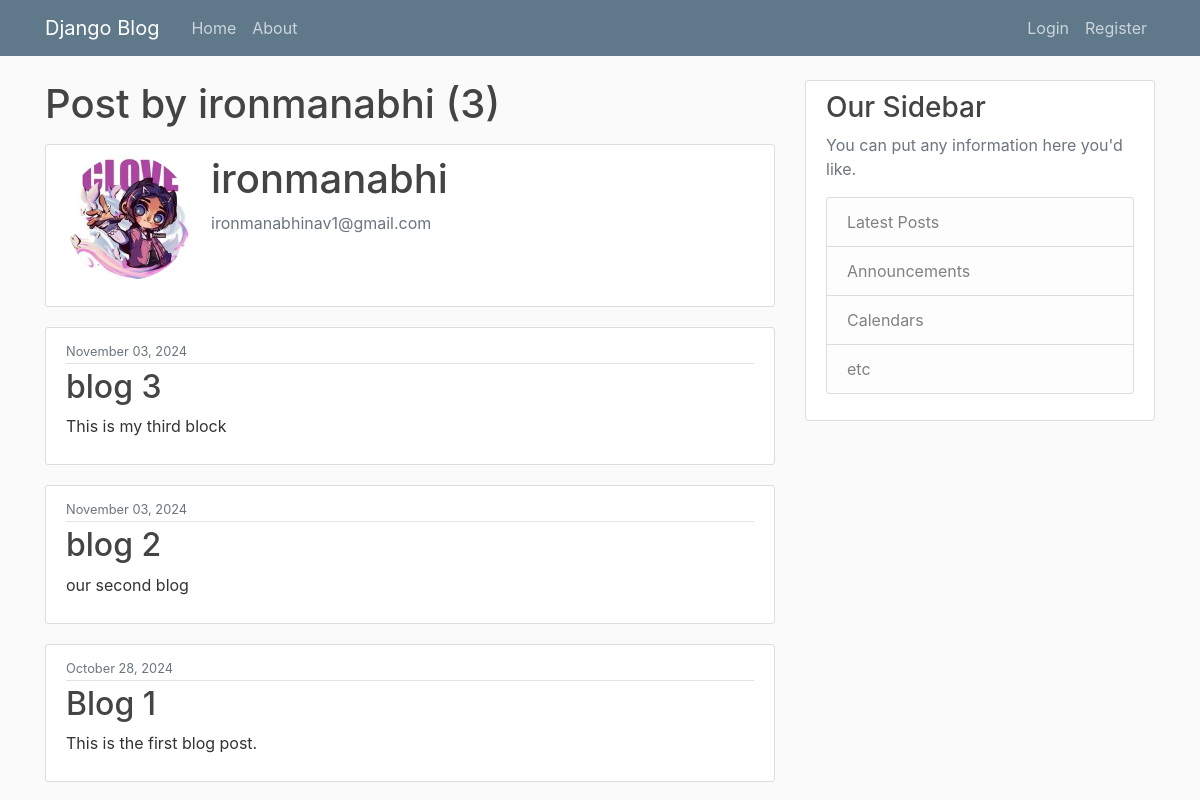
/user/ironmanabhi, run on an earlier commit of the app's database.
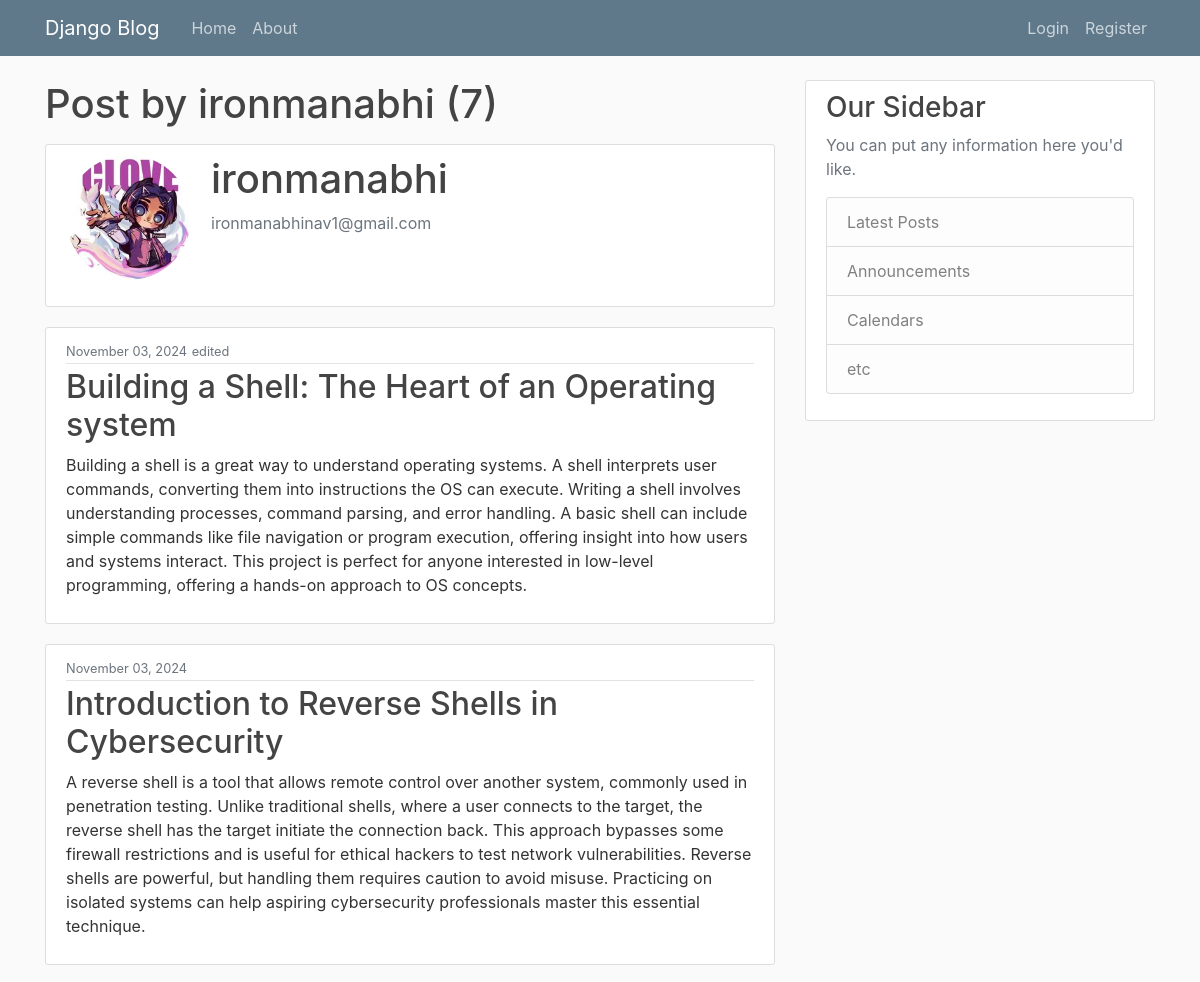
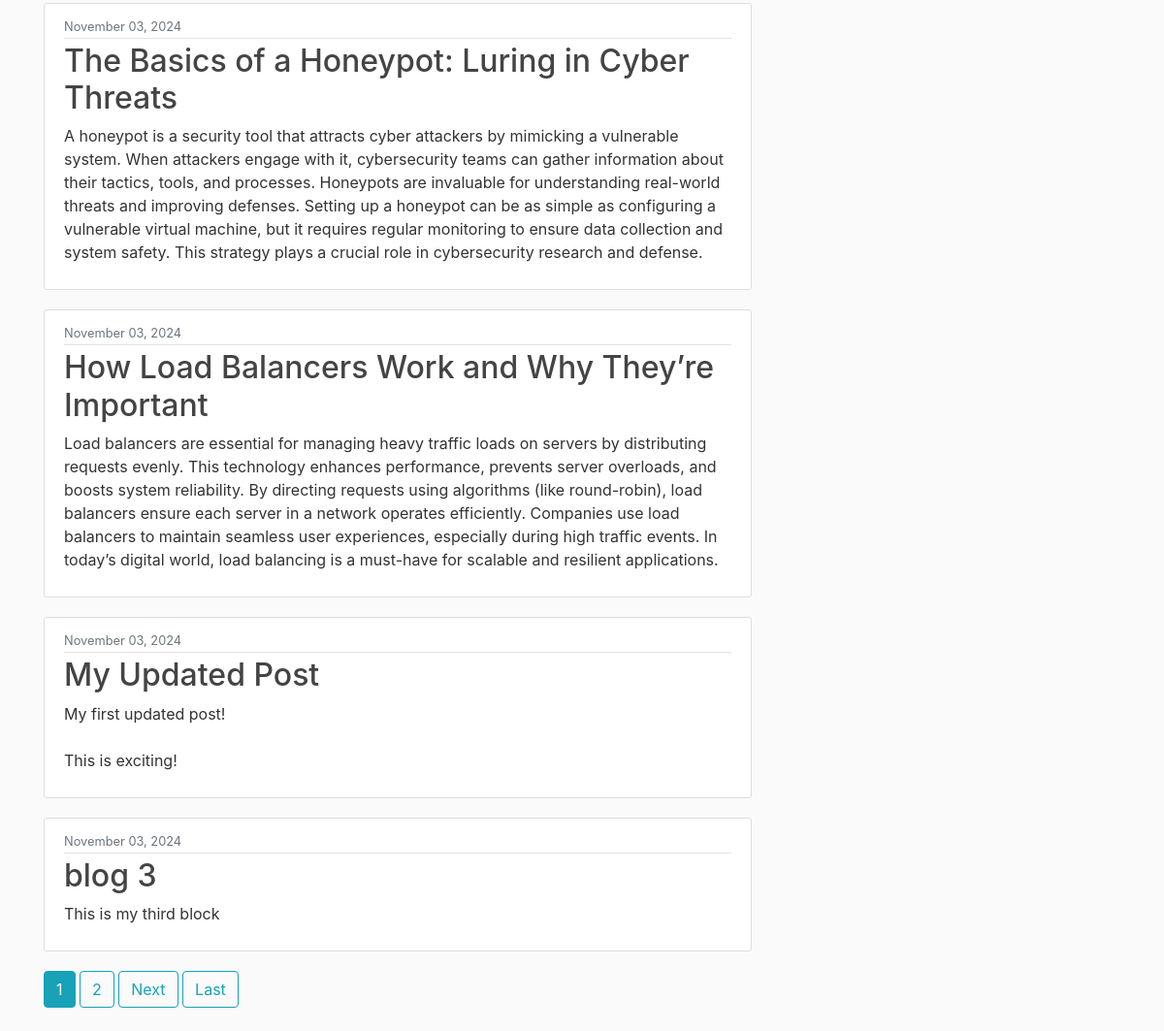
And on a later commit of the database (2 pictures, top to bottom).
### blog/models.py (models this page shows, shortened)
class Post(models.Model):
    title = models.CharField(max_length=100)
    content = models.TextField()
    date_posted = models.DateTimeField(default=timezone.now)
    author = models.ForeignKey(User, on_delete=models.CASCADE)
    edited = models.IntegerField(default=0)

### blog/views.py (the view)
# urls.py: path("user/<str:username>", UserPostListView.as_view(), name="user-posts"),
class UserPostListView(ListView):
    model = Post
    template_name = 'blog/user_posts.html'
    context_object_name = 'posts'
    paginate_by = 6
    def get_queryset(self):
        user = get_object_or_404(User, username=self.kwargs.get('username'))
        return Post.objects.filter(author=user).order_by('-date_posted')
    def get_context_data(self, **kwargs):
        context = super().get_context_data(**kwargs)
        context['viewed_user'] = get_object_or_404(User, username=self.kwargs.get('username'))
        return context

### blog/templates/blog/user_posts.html (shortened to what this page needs)
{% extends "blog/base.html" %} {% block content %}
<h1 class="mb-3">Post by {{ viewed_user.username }} ({{ page_obj.paginator.count }})</h1>
<div class="content-section">
    <div class="media">
      <img
        class="rounded-circle account-img"
        src="{{ viewed_user.profile.image.url }}"
      />
      <div class="media-body">
        <h2 class="account-heading">{{ viewed_user.username }}</h2>
        <p class="text-secondary">{{ viewed_user.email }}</p>
      </div>
    </div>
</div>
{% for post in posts %}
<article class="media content-section">
  <div class="media-body">
    <div class="article-metadata">
      <small class="text-muted">{{ post.date_posted|date:"F d, Y" }}</small>
      {% if post.edited == 1 %}
      <small class="text-muted">edited</small>
      {% endif %}
    </div>
    <h2>
      <a class="article-title" href="{% url 'post-details' post.id %}">
        {{ post.title }}
      </a>
    </h2>
    <p class="article-content">{{ post.content }}</p>
  </div>
</article>
{% endfor %}
{% if is_paginated %}
  {% for num in page_obj.paginator.page_range %}
    {% if num == page_obj.number %}
      <a class="btn btn-info mb-4" href="?page={{ num }}">{{ num }}</a>
    {% else %}
      {% if num > page_obj.number|add:"-3" and num < page_obj.number|add:"3" %}
        <a class="btn btn-outline-info mb-4" href="?page={{ num }}">{{ num }}</a>
      {% endif %}
    {% endif %}
  {% endfor %}
  {% if page_obj.has_next %}
    <a class="btn btn-outline-info mb-4" href="?page={{ page_obj.next_page_number }}">Next</a>
    <a class="btn btn-outline-info mb-4" href="?page={{page_obj.paginator.num_pages}}">Last</a>
  {% endif %}
{% endif %}
{% endblock content %}

What changed in the data, as far as the page shows it:
no longer on this page (row unchanged): Post: date_posted "November 03, 2024", title "blog 2", content "our second blog"
removed Post: date_posted "October 28, 2024", title "Blog 1", content "This is the first blog post."
added Post: date_posted "November 03, 2024", edited "edited", title "Building a Shell: The Heart of an Operating system", content "Building a shell is a great way to understand operating systems. A shell interprets user commands, converting them into instructions the OS can execute. Writing a shell involves understanding processes, command parsing, and error handling. A basic shell can include simple commands like file navigation or program execution, offering insight into how users and systems interact. This project is perfect for anyone interested in low-level programming, offering a hands-on approach to OS concepts."
added Post: date_posted "November 03, 2024", title "Introduction to Reverse Shells in Cybersecurity", content "A reverse shell is a tool that allows remote control over another system, commonly used in penetration testing. Unlike traditional shells, where a user connects to the target, the reverse shell has the target initiate the connection back. This approach bypasses some firewall restrictions and is useful for ethical hackers to test network vulnerabilities. Reverse shells are powerful, but handling them requires caution to avoid misuse. Practicing on isolated systems can help aspiring cybersecurity professionals master this essential technique."
added Post: date_posted "November 03, 2024", title "The Basics of a Honeypot: Luring in Cyber Threats", content "A honeypot is a security tool that attracts cyber attackers by mimicking a vulnerable system. When attackers engage with it, cybersecurity teams can gather information about their tactics, tools, and processes. Honeypots are invaluable for understanding real-world threats and improving defenses. Setting up a honeypot can be as simple as configuring a vulnerable virtual machine, but it requires regular monitoring to ensure data collection and system safety. This strategy plays a crucial role in cybersecurity research and defense."
added Post: date_posted "November 03, 2024", title "How Load Balancers Work and Why They’re Important", content "Load balancers are essential for managing heavy traffic loads on servers by distributing requests evenly. This technology enhances performance, prevents server overloads, and boosts system reliability. By directing requests using algorithms (like round-robin), load balancers ensure each server in a network operates efficiently. Companies use load balancers to maintain seamless user experiences, especially during high traffic events. In today’s digital world, load balancing is a must-have for scalable and resilient applications."
added Post: date_posted "November 03, 2024", title "My Updated Post", content "My first updated post! This is exciting!"
Also different on the page:
{{ page_obj.paginator.count }}: "3" → "7"
new list line: "1"
new list line: "2"
text now shown: "Next Last"
